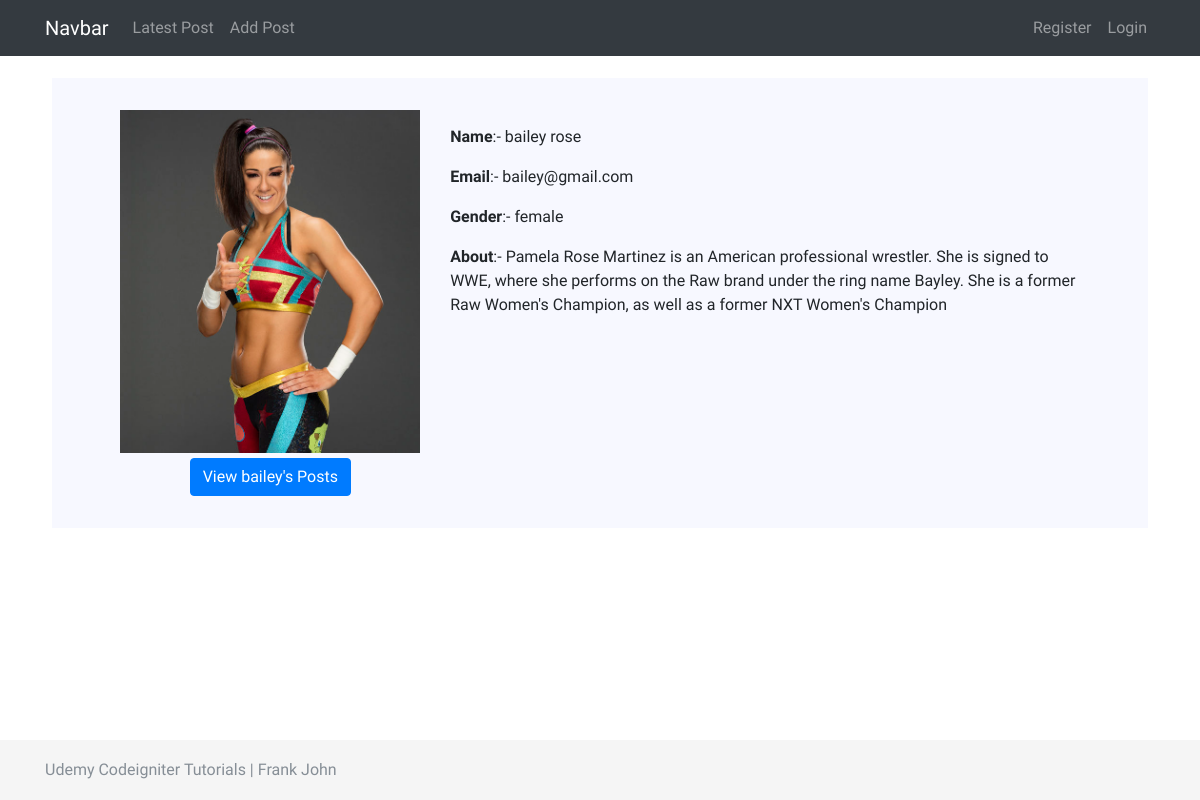
Screenshot of /view_author_profile/3 with the database file from the repository.
### tables this page shows
CREATE TABLE `users` (
  `id` int(5) UNSIGNED NOT NULL,
  `email` varchar(100) NOT NULL,
  `firstname` varchar(100) NOT NULL,
  `lastname` varchar(100) NOT NULL,
  `password` varchar(200) NOT NULL,
  `profile_pic` varchar(100) NOT NULL,
  `gender` varchar(100) NOT NULL,
  `about` varchar(500) NOT NULL DEFAULT 'Write something about yourself'
);

### application/modules/templates/controllers/Templates.php (called while the page is built, shortened)
<?php
class Templates extends MX_Controller
{
    public function default_layout($data)
    {
        $this->load->view('default_layout', $data);
    }
}

### application/third_party/MX/Modules.php (called while the page is built, shortened)
<?php (defined('BASEPATH')) OR exit('No direct script access allowed');
class Modules
{
	public static $routes, $registry, $locations;
	public static function run($module)
	{
		$method = 'index';
		if(($pos = strrpos($module, '/')) != FALSE)
		{
			$method = substr($module, $pos + 1);
			$module = substr($module, 0, $pos);
		}
		if($class = self::load($module))
		{
			if (method_exists($class, $method))	{
				$args = func_get_args();
				$output = call_user_func_array(array($class, $method), array_slice($args, 1));
				$buffer = ob_get_clean();
				return ($output !== NULL) ? $output : $buffer;
			}
		}
	}
	public static function load($module)
	{
		(is_array($module)) ? list($module, $params) = each($module) : $params = NULL;
		$alias = strtolower(basename($module));
		if ( ! isset(self::$registry[$alias]))
		{
			self::$registry[$alias] = new $controller($params);
		}
		return self::$registry[$alias];
	}
}

### index.php (called while the page is built, shortened)
<?php
require_once BASEPATH.'core/CodeIgniter.php';

### application/core/MY_Model.php (called while the page is built, shortened)
<?php
class MY_Model extends CI_Model
{
    public $table_name = '';
    public $primary_key = '';
    public $primaryFilter = 'intval';
    public function find($ids = false)
    {
        $single = $ids == false || is_array($ids) ? false : true;
        if ($ids !== false) {
            is_array($ids) || $ids = array($ids);
            $filter = $this->primaryFilter;
            $ids = array_map($filter, $ids);
            $this->db->where_in($this->primary_key, $ids);
        }
        $method = $single ? 'row_array' : 'result_array';
        return $this->db->get($this->table_name)->$method();
    }
}

### application/modules/users/views/view_author_profile.php (the view)
<div class="profile-holder">
	<div class="row grey-bg">
		<div class="col-4 text-center">
			<img src="<?= base_url();?>assets/images/users/<?= $user_profile['profile_pic'];?>" class="img-fluid" alt="" />
			<?= anchor('view_authors_posts/'.$user_profile['id'],
            'View '.$user_profile['firstname']."'".'s Posts', array('class'=>'btn btn-primary m-top-5')); ?>
		</div>
		<div class="col-8 m-top-15">
			<p><strong>Name</strong>:-
				<?= $user_profile['firstname'] .'&nbsp;'.$user_profile['lastname']; ?>
			</p>
			<p><strong>Email</strong>:-
				<?= $user_profile['email']; ?>
			</p>
			<p><strong>Gender</strong>:-
				<?= $user_profile['gender']; ?>
			</p>
			<p><strong>About</strong>:-
				<?= $user_profile['about']; ?>
			</p>
		</div>
	</div>
</div>

### assets/css/spacing.css (style rules this page uses)
.m-top-5 { margin-top:5px; }
.m-top-15 { margin-top:15px; }

### assets/css/custom.css (style rules this page uses)
html { position: relative; min-height: 100%; }
body { font-family: 'Sunflower', sans-serif; }
.grey-bg { background-color: #f7f8ff; padding: 3% 5%; }
.profile-holder { padding:2%; }

### rows the page displays
users: profile_pic (picture), id+firstname "View bailey's Posts", firstname "bailey", lastname "rose", email "bailey@gmail.com", gender "female", about "Pamela Rose Martinez is an American professional wrestler. She is signed to WWE, where she performs on the Raw brand under the ring name Bayley. She is a former Raw Women's Champion, as well as a former NXT Women's Champion"

### other values shown
anchor('latest_posts', 'Latest Post', array('class' => 'nav-link')) "Latest Post"
anchor('add_post', 'Add Post', array('class' => 'nav-link')) "Add Post"
anchor('register', 'Register', array('class' => 'nav-link')) "Register"
anchor('login', 'Login', array('class' => 'nav-link')) "Login"
